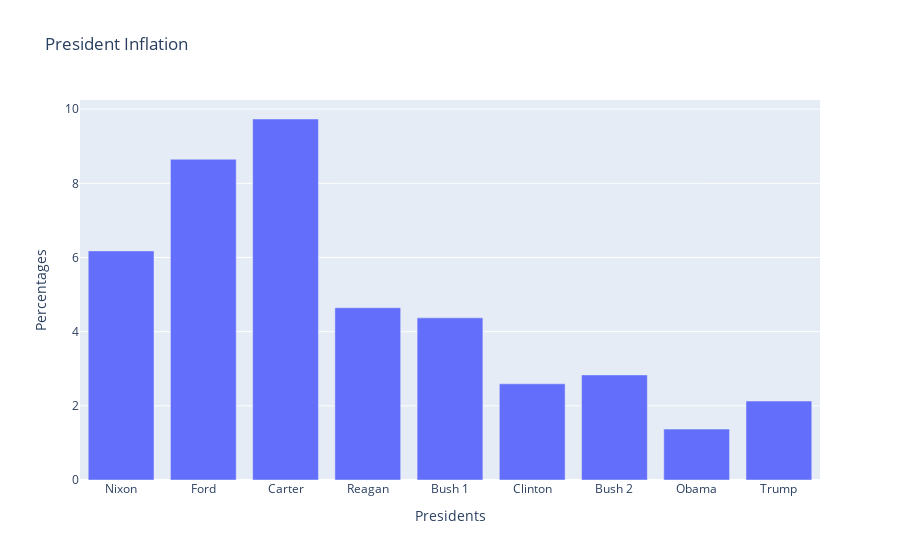

Notebook cell for this chart:
### Code cell
fig = go.Figure(data=go.Bar(x=df['president'], y=df['inf']))
fig.update_layout(
    title='President Inflation',
    xaxis_title='Presidents',
    yaxis_title='Percentages')
fig.show()

### Figure 1 — Plotly figure (JSON) as saved in the notebook; plotly's stock layout.template omitted (floating-point values rounded to 4 significant figures)
{"data": [{"type": "bar", "x": ["Nixon", "Ford", "Carter", "Reagan", "Bush 1", "Clinton", "Bush 2", "Obama", "Trump"], "y": [6.178, 8.648, 9.734, 4.646, 4.372, 2.594, 2.834, 1.372, 2.128]}], "layout": {"autosize": true, "title": {"text": "President Inflation"}, "xaxis": {"autorange": true, "range": [-0.5, 8.5], "title": {"text": "Presidents"}, "type": "category"}, "yaxis": {"autorange": true, "range": [0, 10.25], "title": {"text": "Percentages"}, "type": "linear"}}}
